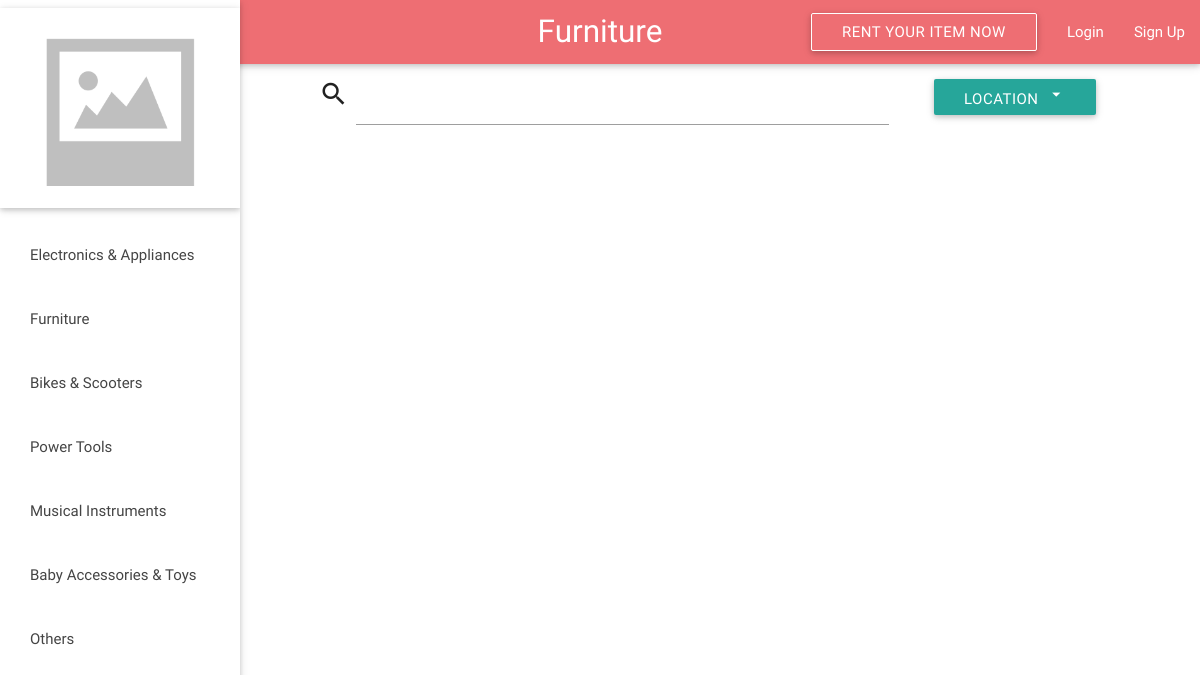
The page /categorypage.php?cid=Furniture on the database as committed earlier.
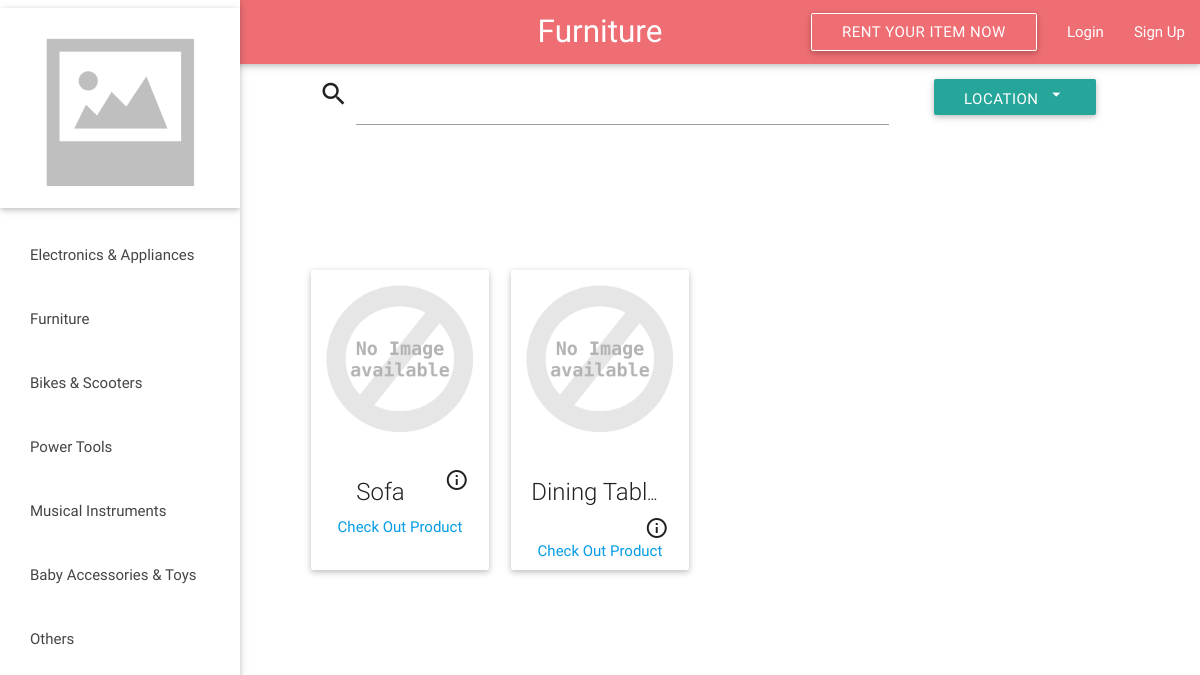
The same page on the database as committed later.
### tables this page shows
CREATE TABLE IF NOT EXISTS `Product` (
  `product_ID` int(5) unsigned zerofill NOT NULL AUTO_INCREMENT COMMENT 'P_id',
  `pname` varchar(1000) NOT NULL COMMENT 'Product Name',
  `category` varchar(1000) NOT NULL DEFAULT 'Other' COMMENT 'Product Category',
  `u_ID` bigint(250) DEFAULT NULL COMMENT 'Renter ID',
  `description` varchar(5000) DEFAULT NULL COMMENT 'Product Description',
  `alternate_address` varchar(3000) NOT NULL COMMENT 'alternate address',
  `availability` tinyint(1) NOT NULL DEFAULT '1' COMMENT 'avilable or not',
  `location` varchar(1000) NOT NULL COMMENT 'Product Location',
  `price_day` decimal(10,0) NOT NULL COMMENT 'Price/Day',
  `price_week` decimal(10,0) NOT NULL COMMENT 'Price/Week',
  `price_month` decimal(10,0) NOT NULL COMMENT 'Price/Month',
  `actual_price` decimal(10,0) NOT NULL COMMENT 'product price',
  `bond` tinyint(1) DEFAULT NULL COMMENT 'Bond Required or Not',
  `rating` float NOT NULL COMMENT 'Product Rating',
  PRIMARY KEY (`product_ID`)
);

### categorypage.php (the view, shortened to what the changed rows need)
<?php
require_once 'db.php';
$cid=$_GET['cid'];
?>
<!DOCTYPE html>
<html>
  <head>
    <link type="text/css" rel="stylesheet" href="css/materialize.min.css"  media="screen,projection"/>
  </head>
  <body>
  <center>
  <?php
  	$sql = "SELECT product_ID,pname,price_day,price_week,price_month FROM Product WHERE category='$cid' ORDER BY rating DESC";
$stmt=$conn->prepare($sql);
$stmt->execute();
$pid='';
$pname='';
$price_day='';
$price_week='';
$price_month='';
$stmt->bind_result($pid,$pname,$price_day,$price_week,$price_month);
$flag=0;
echo "<br><div class='row'>";
echo "<div class='col m8 s10 offset-s1 offset-m3' style='font-size:220%;'></div></div></div><br><br>";
while ($stmt->fetch()) {
if ($flag==0) {
	echo "<div class='row'>";
	echo "<div class='col m2 s10 offset-s1 offset-m3 offset-s1'>";
}else{?>
	<div class='col m2 s10 offset-s1'>
<?php } ?>
	 <div class='card small'>
		<div class='card-image waves-effect waves-block waves-light'>
			<?php if(getimagesize('http://localhost/handminiproject/images/products/1/'.$pid)!==false): ?><img class='activator' src=<?php echo'images/products/1/'.$pid;?> onerror=\"this.src='images/logo.png'\"><?php else:?><img src="images/logo.png"><?php endif;?>
	<?php	echo"</div>
		<div class='card-content'>
			<div  style='text-overflow:ellipsis;overflow:hidden;white-space:nowrap;'><span class='card-title activator grey-text text-darken-4'  >".$pname."<i class='material-icons right' >info_outline</i></span></div>
			<span><a href='product.php?pid=".$pid."'>Check Out Product</a></span>
		</div>
		<div class='card-reveal'>
			<i class='material-icons right'>close</i><span class='card-title grey-text text-darken-4'>".$pname."</span>
			<p>".$description."</p>
		</div>
	</div>
      </div>";
 $flag++;
}
  ?>
  </body>
</html>

Rows that differ between the two databases and show on the page:
added product: pname "Sofa"
added product: pname "Dining Tabl…"
